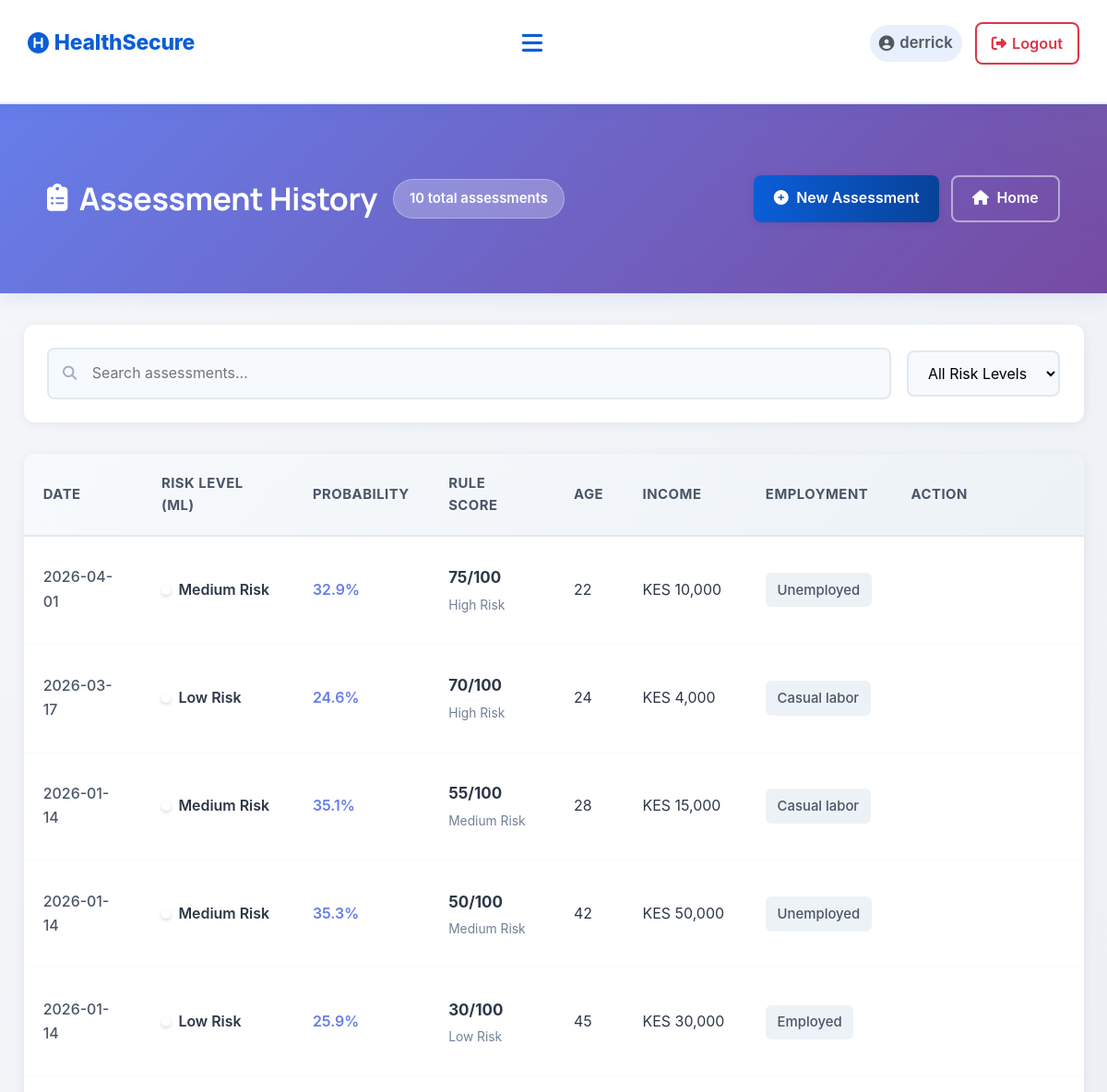
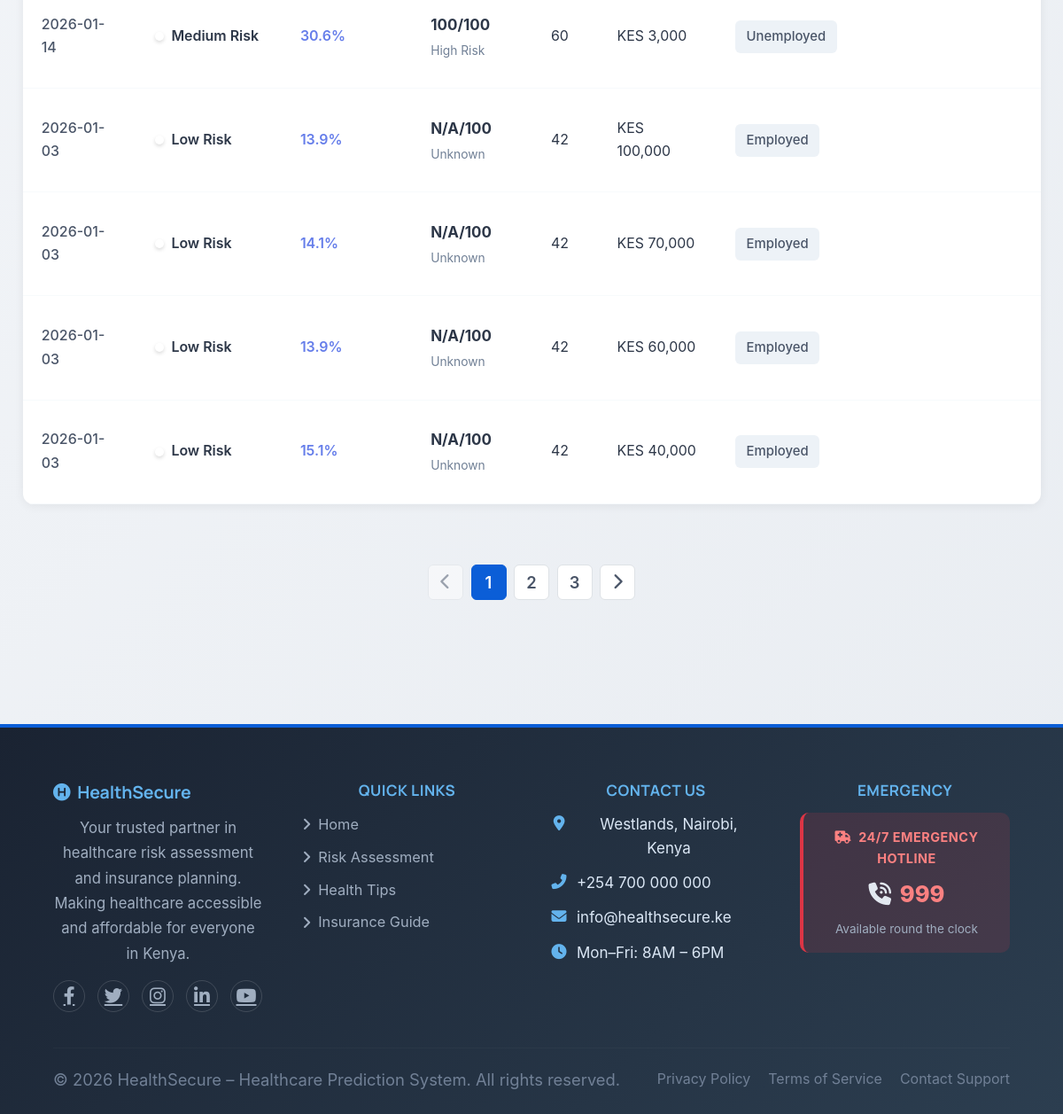
The app's page /history (signed in) with its own data (2 pictures, top to bottom).
### tables this page shows
CREATE TABLE assessments (
            id INTEGER PRIMARY KEY AUTOINCREMENT,
            user_id INTEGER NOT NULL,
            age INTEGER,
            gender TEXT,
            marital_status TEXT,
            employment_status TEXT,
            income REAL,
            children INTEGER,
            education_level TEXT,
            residence_type TEXT,
            chronic_illness TEXT,
            family_size INTEGER,
            healthcare_knowledge TEXT,
            hospital_visit_gap REAL,
            routine_checkups INTEGER,
            cancer_screening INTEGER,
            dental_checkup INTEGER,
            mental_health_support INTEGER,
            risk_level TEXT,
            probability REAL,
            created_at TIMESTAMP DEFAULT CURRENT_TIMESTAMP, rule_based_score INTEGER DEFAULT 0, rule_based_category TEXT DEFAULT "Unknown",
            FOREIGN KEY (user_id) REFERENCES users (id)
        );

### app.py (the view)
@app.route('/history')
def history():
    if not session.get('logged_in'):
        flash('Please log in to view your history.', 'warning')
        return redirect(url_for('login'))
    conn = get_db_connection()
    assessments = conn.execute(
        'SELECT * FROM assessments WHERE user_id = ? ORDER BY created_at DESC LIMIT 20',
        (session.get('user_id'),)
    ).fetchall()
    conn.close()
    return render_template('history.html',
                          assessments=assessments,
                          username=session.get('username'))

### app.py (called while the page is built)
@app.context_processor
def inject_assessment_results():
    return {
        'has_results': session.get('assessment_result') is not None,
        'assessment_result': session.get('assessment_result'),
        'assessment_user_data': session.get('user_data')
    }

def get_db_connection():
    conn = sqlite3.connect(DATABASE)
    conn.row_factory = sqlite3.Row
    return conn

### templates/history.html (shortened to what this page needs)
{% extends "base.html" %}
{% block extra_css %}
<link rel="stylesheet" href="{{ url_for('static', filename='css/history.css') }}">
{% endblock %}
{% block content %}
    <div class="history-page-header">
        <div class="history-page-container">
            <div class="header-content">
                <div class="header-left">
                    <h1 class="page-title">
                        <i class="fas fa-clipboard-list"></i>
                        Assessment History
                    </h1>
                    {% if assessments %}
                    <span class="total-badge">{{ assessments|length }} total assessment{{ 's' if assessments|length != 1 else '' }}</span>
                    {% endif %}
                </div>
                <div class="header-actions">
                    <a href="{{ url_for('assess') }}" class="btn-modern btn-primary">
                        <i class="fas fa-plus-circle"></i> New Assessment
                    </a>
                    <a href="{{ url_for('index') }}" class="btn-modern btn-outline">
                        <i class="fas fa-home"></i> Home
                    </a>
                </div>
            </div>
        </div>
    </div>
    <div class="history-page-container">
        {% if assessments %}
        <div class="filter-bar">
            <div class="search-box">
                <i class="fas fa-search"></i>
                <input type="text" id="searchInput" placeholder="Search assessments..." aria-label="Search assessments">
            </div>
            <div class="filter-controls">
                <select class="filter-select" id="riskFilter" aria-label="Filter by risk level">
                    <option value="">All Risk Levels</option>
                </select>
            </div>
        </div>
        <div class="table-container desktop-only">
            <table class="modern-table">
                <thead>
                    <tr>
                        <th>Date</th>
                        <th>Risk Level (ML)</th>
                        <th>Probability</th>
                        <th>Rule Score</th>
                        <th>Age</th>
                        <th>Income</th>
                        <th>Employment</th>
                        <th>Action</th>
                    </tr>
                </thead>
                <tbody>
                    {% for assessment in assessments %}
                    <tr class="table-row" data-risk="{{ assessment['risk_level'].lower().replace(' ', '-').replace('risk', '').strip() }}">
                        <td data-label="Date">
                            <span class="date-text">{{ assessment['created_at'][:10] }}</span>
                        </td>
                        <td data-label="Risk Level">
                            <div class="risk-indicator">
                                <span class="risk-dot risk-dot-{{ assessment['risk_level'].lower().replace(' ', '-').replace('risk', '').strip() }}"></span>
                                <span class="risk-label">{{ assessment['risk_level'] }}</span>
                            </div>
                        </td>
                        <td data-label="Probability">
                            <span class="probability-text">{{ "%.1f"|format(assessment['probability']) }}%</span>
                        </td>
                        <td data-label="Rule Score">
                            <div class="rule-score-cell">
                                <strong class="score-value">{{ assessment['rule_based_score'] or 'N/A' }}/100</strong>
                                <small class="score-category">{{ assessment['rule_based_category'] or 'N/A' }}</small>
                            </div>
                        </td>
                        <td data-label="Age">{{ assessment['age'] }}</td>
                        <td data-label="Income">KES {{ "{:,.0f}".format(assessment['income']) }}</td>
                        <td data-label="Employment">
                            <span class="employment-badge">{{ assessment['employment_status'] }}</span>
                        </td>
                        <td data-label="Action">
                            <a href="{{ url_for('view_assessment_result', assessment_id=assessment['id']) }}" class="btn-modern btn-outline">
                                <i class="fas fa-eye"></i> View Results
                            </a>
                        </td>
                    </tr>
                    {% endfor %}
                </tbody>
            </table>
        </div>
        <div class="pagination-container">
            <button class="pagination-btn" disabled>
                <i class="fas fa-chevron-left"></i>
            </button>
            <button class="pagination-btn active">1</button>
            <button class="pagination-btn">2</button>
            <button class="pagination-btn">3</button>
            <button class="pagination-btn">
                <i class="fas fa-chevron-right"></i>
            </button>
        </div>
        {% endif %}
    </div>
{% endblock %}

### static/css/base.css (style rules this page uses)
:root { --bg: #f6f9fc; --surface: #ffffff; --primary: #0b5ed7; --primary-dark: #084298; --primary-light: #e8f0fd; --accent: #28a745; --accent-light: #d4edda; --muted: #52585e; --text: #1a2332; --soft: #eef2f6; --glass: rgba(255,255,255,0.75); --card-shadow: 0 10px 30px rgba(2,12,27,0.08); --card-shadow-hover: 0 18px 36px rgba(2,12,27,0.13); --radius: 14px; --transition: all 0.25s ease; --font-display: "Manrope", "Segoe UI", sans-serif; --font-body: "Source Sans 3", "Segoe UI", sans-serif; --section-space: clamp(2.2rem, 4vw, 3.6rem); --fs-body: clamp(1rem, 0.96rem + 0.2vw, 1.08rem); --fs-small: clamp(0.95rem, 0.9rem + 0.15vw, 1rem); }
* { margin: 0; padding: 0; box-sizing: border-box; font-family: var(--font-body); }
html { font-size: 17px; overflow-x: hidden; width: 100%; }
body { background: linear-gradient(180deg, #d9e2ef 0%, #eff5fb 58%, #f8fbff 100%); color: var(--text); -webkit-font-smoothing: antialiased; -moz-osx-font-smoothing: grayscale; position: relative; min-height: 100vh; width: 100%; max-width: 100vw; overflow-x: hidden; font-size: var(--fs-body); line-height: 1.65; }
h1, h2, h3, h4, h5 { font-family: var(--font-display); letter-spacing: -0.01em; line-height: 1.3; }
p, li, label, input, select, textarea, .btn, .form-hint, .text-muted { font-size: var(--fs-body); }
body::before { content: ""; position: absolute; top: -7%; right: -7%; width: min(420px, 50vw); height: min(420px, 50vw); max-width: 100%; background: radial-gradient(circle at 30% 30%, rgba(4, 30, 68, 0.06), transparent 30%), radial-gradient(circle at 80% 70%, rgba(123,211,137,0.04), transparent 30%); pointer-events: none; z-index: 0; }
.btn-primary, .btn-success { background: linear-gradient(90deg, var(--primary), var(--primary-dark)) !important; border: none !important; color: #ffffff !important; box-shadow: 0 4px 16px rgba(11,94,215,0.20); font-weight: 600; }
.btn-outline { border: 2px solid #ffffff; color: #ffffff; background: rgba(255, 255, 255, 0.1); }
.page-title { text-align: center; margin: 2.5rem 0; color: #0d0d0e; font-size: 28px; }
h1, h2, h3, p { word-wrap: break-word; }

### static/css/style.css (style rules this page uses)
:root { --bg: #f6f9fc; --surface: #ffffff; --primary: #0b5ed7; --primary-dark: #084298; --primary-light: #e8f0fd; --accent: #28a745; --muted: #52585e; --text: #1a2332; --soft: #eef2f6; --glass: rgba(255,255,255,0.75); --card-shadow: 0 8px 30px rgba(2,12,27,0.08); --radius: 12px; --transition: all 0.25s ease; }
* { margin: 0; padding: 0; box-sizing: border-box; font-family: "Inter", "Segoe UI", system-ui, sans-serif; }
html, body { overflow-x: hidden; max-width: 100%; }
body { background: linear-gradient(180deg, #ced8e7 0%, #eef6fb 100%); color: var(--text); -webkit-font-smoothing: antialiased; -moz-osx-font-smoothing: grayscale; position: relative; min-height: 100vh; width: 100%; }
body::before { content: ""; position: fixed; top: -7%; right: -7%; width: 420px; height: 420px; background: radial-gradient(circle at 30% 30%, rgba(4, 30, 68, 0.06), transparent 30%), radial-gradient(circle at 80% 70%, rgba(123,211,137,0.04), transparent 30%); pointer-events: none; z-index: 0; }
.btn-primary, .btn-success { background: linear-gradient(90deg, var(--primary), var(--primary-dark)) !important; border: none !important; color: #ffffff !important; box-shadow: 0 4px 16px rgba(11,94,215,0.20); font-weight: 600; }
.page-title { text-align: center; margin: 2.5rem 0; color: #0d0d0e; font-size: 28px; }
.btn-primary { background: var(--secondary); color: white; }
.btn-outline { border: 2px solid #ffffff; color: #ffffff; background: rgba(255, 255, 255, 0.1); }

### records on screen
assessments: created_at "2026-04-01", risk_level "Medium Risk", probability "32.9", rule_based_score "75", rule_based_category "High Risk", age "22", income "10,000", employment_status "Unemployed"
assessments: created_at "2026-03-17", risk_level "Low Risk", probability "24.6", rule_based_score "70", rule_based_category "High Risk", age "24", income "4,000", employment_status "Casual labor"
assessments: created_at "2026-01-14", risk_level "Medium Risk", probability "35.1", rule_based_score "55", rule_based_category "Medium Risk", age "28", income "15,000", employment_status "Casual labor"
assessments: created_at "2026-01-14", risk_level "Medium Risk", probability "35.3", rule_based_score "50", rule_based_category "Medium Risk", age "42", income "50,000", employment_status "Unemployed"
assessments: created_at "2026-01-14", risk_level "Low Risk", probability "25.9", rule_based_score "30", rule_based_category "Low Risk", age "45", income "30,000", employment_status "Employed"
assessments: created_at "2026-01-14", risk_level "Medium Risk", probability "30.6", rule_based_score "100", rule_based_category "High Risk", age "60", income "3,000", employment_status "Unemployed"
assessments: created_at "2026-01-03", risk_level "Low Risk", probability "13.9", rule_based_score "N/A", rule_based_category "Unknown", age "42", income "100,000", employment_status "Employed"
assessments: created_at "2026-01-03", risk_level "Low Risk", probability "14.1", rule_based_score "N/A", rule_based_category "Unknown", age "42", income "70,000", employment_status "Employed"
assessments: created_at "2026-01-03", risk_level "Low Risk", probability "13.9", rule_based_score "N/A", rule_based_category "Unknown", age "42", income "60,000", employment_status "Employed"
assessments: created_at "2026-01-03", risk_level "Low Risk", probability "15.1", rule_based_score "N/A", rule_based_category "Unknown", age "42", income "40,000", employment_status "Employed"

### other values on screen
{{ session.username }} "derrick"
{{ assessments|length }} "10"
{{ 's' if assessments|length != 1 else '' }} "s"
